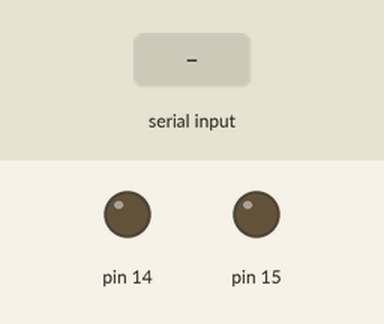
Simulated run of this sketch. Board: Arduino Uno, built with avr-gcc and run on an emulated ATmega328P. Parts: output pins drawn as LEDs (lit = HIGH). Inputs (shaded band) come from the test bench.

Above: at 1.2 s.
1.3 s: "t" received over Serial
At 2.5 s:
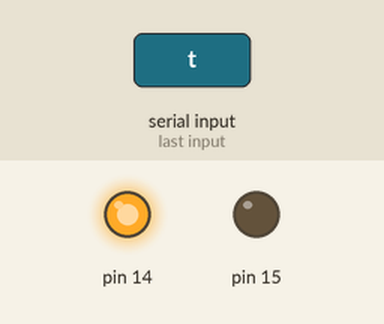
2.8 s: "1" received over Serial
At 5.6 s:
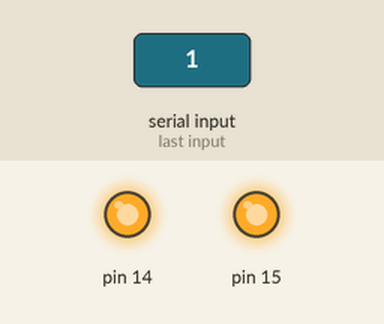
Timing chart, 0 to 10.8 s (numbered marks = the images above; inputs shaded):
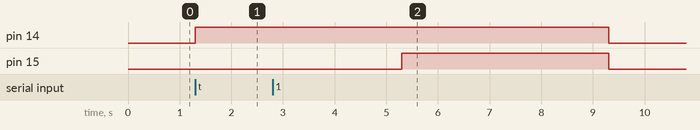

Measured:
- after the input at 1.3 s, pin 14: LOW → HIGH at once
- after the input at 2.8 s, pin 14: HIGH → LOW after 6.5 s instead of 2.5 s; pin 15: LOW → HIGH after 2.5 s, → LOW 4.0 s later

The sketch:

LIght.ino
```cpp
void setup() {
  // put your setup code here, to run once:
pinMode(15, OUTPUT);
pinMode(14, OUTPUT);
digitalWrite(15, LOW);
digitalWrite(14, LOW);
Serial.begin(9600);
}

void loop() {
  // put your main code here, to run repeatedly:
if (Serial.available() > 0){
  if(Serial.read() == 't'){
    digitalWrite(14, HIGH);
    digitalWrite(15, LOW);
    delay(4000);
  }
  else{
    //digitalWrite(1, HIGH);
    digitalWrite(15, HIGH);
    delay(4000);
    digitalWrite(15, LOW);
  }
}
else
{
  digitalWrite(1, LOW);
  digitalWrite(14, LOW);
}
}
```
